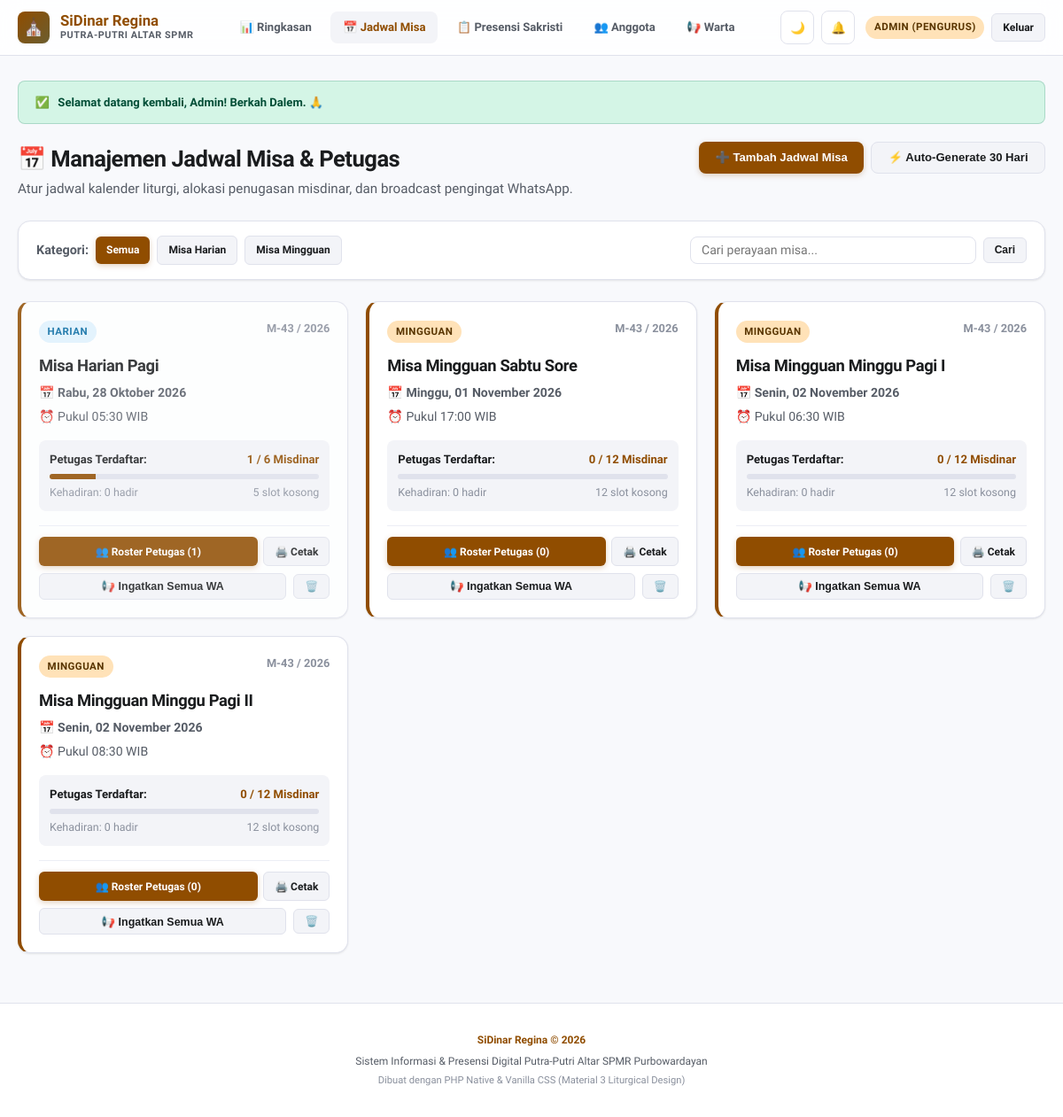
Screenshot of /pengurus/jadwal.php (signed in) with the database file from the repository.
### tables this page shows
CREATE TABLE IF NOT EXISTS `profiles` (
  `id` INT AUTO_INCREMENT PRIMARY KEY,
  `email` VARCHAR(191) NOT NULL UNIQUE,
  `password` VARCHAR(255) NOT NULL,
  `nama_lengkap` VARCHAR(255) NOT NULL,
  `nama_panggilan` VARCHAR(100) NOT NULL,
  `no_telepon` VARCHAR(50) NOT NULL,
  `asal_wilayah_teks` VARCHAR(255) NOT NULL,
  `jenjang` ENUM('SD', 'SMP', 'SMA/K', 'Mahasiswa', 'Umum') NOT NULL DEFAULT 'SMA/K',
  `role` ENUM('anggota', 'pengurus') NOT NULL DEFAULT 'anggota',
  `status` ENUM('pending', 'aktif', 'nonaktif') NOT NULL DEFAULT 'pending',
  `created_at` DATETIME DEFAULT CURRENT_TIMESTAMP,
  `updated_at` DATETIME DEFAULT CURRENT_TIMESTAMP ON UPDATE CURRENT_TIMESTAMP
);

CREATE TABLE IF NOT EXISTS `mass_schedules` (
  `id` INT AUTO_INCREMENT PRIMARY KEY,
  `judul_misa` VARCHAR(255) NOT NULL,
  `kategori` ENUM('harian', 'mingguan') NOT NULL DEFAULT 'mingguan',
  `tanggal_misa` DATE NOT NULL,
  `jam_mulai` TIME NOT NULL,
  `kuota_maksimal` INT NOT NULL DEFAULT 12,
  `minggu_ke` INT NOT NULL DEFAULT 1,
  `tahun` INT NOT NULL DEFAULT 2026,
  `tahun_liturgi` VARCHAR(100) DEFAULT 'Tahun B / Liturgi Biasa',
  `warna_liturgi` ENUM('Hijau', 'Putih', 'Merah', 'Ungu', 'Merah Muda') NOT NULL DEFAULT 'Hijau',
  `nama_selebran` VARCHAR(255) DEFAULT '',
  `qr_token` VARCHAR(100) NULL,
  `created_at` DATETIME DEFAULT CURRENT_TIMESTAMP
);

### includes/auth.php (called while the page is built, shortened)
<?php
function is_logged_in(): bool {
    return isset($_SESSION['user']) && !empty($_SESSION['user']['id']);
}
function current_user(): ?array {
    return $_SESSION['user'] ?? null;
}
function is_pengurus(): bool {
    return is_logged_in() && ($_SESSION['user']['role'] ?? '') === 'pengurus';
}
function get_flash(): ?array {
    if (isset($_SESSION['flash'])) {
        $flash = $_SESSION['flash'];
        return $flash;
    }
    return null;
}
function base_url(string $path = ''): string {
    $script = $_SERVER['SCRIPT_NAME'] ?? '';
    $script_dir = str_replace('\\', '/', dirname($script));
    $root = preg_replace('/(\/(pengurus|anggota|api))$/i', '', $script_dir);
    $trimmed = ltrim($path, '/');
    return $trimmed ? ($root . '/' . $trimmed) : $root;
}

### includes/functions.php (called while the page is built, shortened)
<?php
function format_indo_date(string $date): string {
    $timestamp = strtotime($date);
    $hari = [
        'Sunday' => 'Minggu',
        'Monday' => 'Senin',
        'Tuesday' => 'Selasa',
        'Wednesday' => 'Rabu',
        'Thursday' => 'Kamis',
        'Friday' => 'Jumat',
        'Saturday' => 'Sabtu'
    ];
    $bulan = [
        1 => 'Januari', 'Februari', 'Maret', 'April', 'Mei', 'Juni',
        'Juli', 'Agustus', 'September', 'Oktober', 'November', 'Desember'
    ];
    $dayName = $hari[date('l', $timestamp)] ?? '';
    $day = date('d', $timestamp);
    $month = $bulan[(int)date('m', $timestamp)] ?? '';
    $year = date('Y', $timestamp);
    return "$dayName, $day $month $year";
}
function format_indo_time(string $time): string {
    return substr($time, 0, 5) . ' WIB';
}

### pengurus/jadwal.php (the view, shortened to what this page needs)
<?php
require_once __DIR__ . '/../includes/auth.php';
require_once __DIR__ . '/../includes/functions.php';
$pdo = get_db();
$kategori_filter = $_GET['kategori'] ?? 'semua';
$search_query = trim($_GET['q'] ?? '');
$sql = "
    SELECT s.*,
           COUNT(b.id) as terisi,
           SUM(CASE WHEN b.status_kehadiran IN ('hadir', 'terlambat') THEN 1 ELSE 0 END) as hadir_count
    FROM mass_schedules s
    LEFT JOIN bookings b ON s.id = b.schedule_id
    WHERE 1=1
";
$params = [];
$sql .= " GROUP BY s.id ORDER BY s.tanggal_misa ASC, s.jam_mulai ASC";
$stmt = $pdo->prepare($sql);
$stmt->execute($params);
$schedules = $stmt->fetchAll();
$members_stmt = $pdo->query("SELECT id, nama_lengkap, nama_panggilan, jenjang FROM profiles WHERE status = 'aktif' ORDER BY nama_panggilan ASC");
$active_members = $members_stmt->fetchAll();
require_once __DIR__ . '/../includes/header.php';
?>
<div style="display: flex; justify-content: space-between; align-items: flex-start; flex-wrap: wrap; gap: 1rem; margin-bottom: 1.5rem;">
  <div>
    <h1 style="font-size: 1.6rem; font-weight: 700; color: var(--text-main); margin-bottom: 0.25rem;">
      📅 Manajemen Jadwal Misa & Petugas
    </h1>
    <p style="color: var(--text-muted); font-size: 0.95rem;">
      Atur jadwal kalender liturgi, alokasi penugasan misdinar, dan broadcast pengingat WhatsApp.
    </p>
  </div>
  <div style="display: flex; gap: 0.5rem; flex-wrap: wrap;">
    <button type="button" class="btn btn-primary" onclick="openModal('modal-tambah-jadwal')">
      ➕ Tambah Jadwal Misa
    </button>
    <button type="button" class="btn btn-secondary" id="btn-generate-schedules" onclick="triggerAutoGenerate()">
      ⚡ Auto-Generate 30 Hari
    </button>
  </div>
</div>
<div class="card" style="margin-bottom: 1.5rem; padding: 1rem 1.25rem;">
  <form method="GET" action="jadwal.php" style="display: flex; gap: 1rem; flex-wrap: wrap; align-items: center; justify-content: space-between;">
    <div style="display: flex; gap: 0.5rem; align-items: center; flex-wrap: wrap;">
      <span style="font-weight: 600; font-size: 0.9rem; color: var(--text-muted);">Kategori:</span>
      <a href="jadwal.php?kategori=semua" class="btn btn-sm <?= $kategori_filter === 'semua' ? 'btn-primary' : 'btn-secondary' ?>">Semua</a>
      <a href="jadwal.php?kategori=harian" class="btn btn-sm <?= $kategori_filter === 'harian' ? 'btn-primary' : 'btn-secondary' ?>">Misa Harian</a>
      <a href="jadwal.php?kategori=mingguan" class="btn btn-sm <?= $kategori_filter === 'mingguan' ? 'btn-primary' : 'btn-secondary' ?>">Misa Mingguan</a>
    </div>
    <div style="display: flex; gap: 0.5rem; align-items: center; flex: 1; max-width: 380px;">
      <input type="text" name="q" class="form-input" placeholder="Cari perayaan misa..." value="<?= htmlspecialchars($search_query) ?>" style="padding: 0.4rem 0.75rem; font-size: 0.88rem;">
      <button type="submit" class="btn btn-secondary btn-sm">Cari</button>
    </div>
  </form>
</div>
<?php if (empty($schedules)): ?>
  <div class="card" style="text-align: center; padding: 3rem 1.5rem;">
    <div style="font-size: 3rem; margin-bottom: 0.75rem;">⛪</div>
    <h3 style="font-size: 1.2rem; font-weight: 700; margin-bottom: 0.5rem;">Tidak Ada Jadwal Misa</h3>
    <p style="color: var(--text-muted); max-width: 450px; margin: 0 auto 1.5rem auto;">
      Belum ada jadwal misa yang sesuai dengan filter. Anda dapat menambahkan jadwal baru atau mengklik tombol <strong>Auto-Generate 30 Hari</strong> untuk membuat otomatis.
    </p>
    <button type="button" class="btn btn-primary" onclick="triggerAutoGenerate()">
      ⚡ Generate Jadwal 30 Hari Sekarang
    </button>
  </div>
<?php else: ?>
  <div class="grid" style="grid-template-columns: repeat(auto-fill, minmax(340px, 1fr)); gap: 1.25rem;">
    <?php foreach ($schedules as $item): ?>
      <?php
        $persen = $item['kuota_maksimal'] > 0 ? min(100, round(($item['terisi'] / $item['kuota_maksimal']) * 100)) : 0;
        $isPast = strtotime($item['tanggal_misa'] . ' ' . $item['jam_mulai']) < time();
      ?>
      <div class="card" style="display: flex; flex-direction: column; justify-content: space-between; border-left: 4px solid var(--primary); opacity: <?= $isPast ? '0.85' : '1' ?>;">
        <div>
          <div style="display: flex; justify-content: space-between; align-items: flex-start; gap: 0.5rem; margin-bottom: 0.75rem;">
            <div>
              <span class="badge <?= $item['kategori'] === 'harian' ? 'badge-blue' : 'badge-amber' ?>" style="font-size: 0.72rem; text-transform: uppercase;">
                <?= $item['kategori'] === 'harian' ? 'Harian' : 'Mingguan' ?>
              </span>
            </div>
            <span style="font-size: 0.8rem; font-weight: 600; color: var(--text-dim);">
              M-<?= $item['minggu_ke'] ?> / <?= $item['tahun'] ?>
            </span>
          </div>
          <h3 style="font-size: 1.15rem; font-weight: 700; margin-bottom: 0.4rem; color: var(--text-main);">
            <?= htmlspecialchars($item['judul_misa']) ?>
          </h3>
          <div style="display: flex; flex-direction: column; gap: 0.35rem; font-size: 0.88rem; color: var(--text-muted); margin-bottom: 1rem;">
            <div>📅 <strong><?= format_indo_date($item['tanggal_misa']) ?></strong></div>
            <div>⏰ Pukul <?= format_indo_time($item['jam_mulai']) ?></div>
          </div>
          <div style="background: var(--surface-low); padding: 0.75rem; border-radius: var(--radius-sm); margin-bottom: 1rem;">
            <div style="display: flex; justify-content: space-between; font-size: 0.82rem; margin-bottom: 0.4rem;">
              <span style="font-weight: 600;">Petugas Terdaftar:</span>
              <span style="font-weight: 700; color: <?= $persen >= 100 ? 'var(--emerald)' : 'var(--primary)' ?>;">
                <?= $item['terisi'] ?> / <?= $item['kuota_maksimal'] ?> Misdinar
              </span>
            </div>
            <div style="width: 100%; height: 6px; background: var(--border); border-radius: 3px; overflow: hidden;">
              <div style="width: <?= $persen ?>%; height: 100%; background: <?= $persen >= 100 ? 'var(--emerald)' : 'var(--primary)' ?>; transition: width 0.3s ease;"></div>
            </div>
            <div style="display: flex; justify-content: space-between; font-size: 0.78rem; color: var(--text-dim); margin-top: 0.35rem;">
              <span>Kehadiran: <?= (int)$item['hadir_count'] ?> hadir</span>
              <span><?= $item['kuota_maksimal'] - $item['terisi'] > 0 ? ($item['kuota_maksimal'] - $item['terisi']) . ' slot kosong' : 'Kuota Penuh' ?></span>
            </div>
          </div>
        </div>
        <div style="border-top: 1px solid var(--border-light); padding-top: 0.75rem; display: flex; flex-direction: column; gap: 0.5rem;">
          <div style="display: flex; gap: 0.4rem;">
            <a href="jadwal.php?view_roster=<?= $item['id'] ?>" class="btn btn-primary btn-sm" style="flex: 1; text-align: center;">
              👥 Roster Petugas (<?= $item['terisi'] ?>)
            </a>
            <a href="cetak_jadwal.php?id=<?= $item['id'] ?>" target="_blank" class="btn btn-secondary btn-sm" title="Cetak Lembar Penugasan Altar">
              🖨️ Cetak
            </a>
          </div>
          <div style="display: flex; justify-content: space-between; align-items: center; gap: 0.5rem;">
            <button type="button" class="btn btn-secondary btn-sm" style="font-size: 0.78rem; flex: 1;" onclick="remindAllMembers(<?= $item['id'] ?>)">
              📢 Ingatkan Semua WA
            </button>
            <form method="POST" action="jadwal.php" onsubmit="return confirm('Apakah Anda yakin ingin menghapus jadwal ini beserta penugasan yang ada?');" style="margin: 0;">
              <button type="submit" class="btn btn-secondary btn-sm" style="color: var(--error);" title="Hapus Jadwal">
                🗑️
              </button>
            </form>
          </div>
        </div>
      </div>
    <?php endforeach; ?>
  </div>
<?php endif; ?>
<?php require_once __DIR__ . '/../includes/footer.php'; ?>

### includes/header.php (shortened to what this page needs)
<?php
require_once __DIR__ . '/auth.php';
require_once __DIR__ . '/functions.php';
$current_user = current_user();
$flash = get_flash();
$base = base_url();
?>
<!DOCTYPE html>
<html lang="id" data-theme="light">
<head>
  <link rel="stylesheet" href="<?= $base ?>/assets/css/style.css">
</head>
<body>
<header class="navbar">
  <div class="nav-container">
    <a href="<?= $base ?>/index.php" class="brand-link">
      <div class="brand-logo">⛪</div>
      <div>
        <div class="brand-name">SiDinar Regina</div>
        <div class="brand-sub">Putra-Putri Altar SPMR</div>
      </div>
    </a>
    <?php if (is_logged_in()): ?>
    <nav class="nav-menu">
      <?php if (is_pengurus()): ?>
        <a href="<?= $base ?>/pengurus/index.php" class="nav-link <?= strpos($_SERVER['PHP_SELF'], 'pengurus/index.php') !== false ? 'active' : '' ?>">📊 Ringkasan</a>
        <a href="<?= $base ?>/pengurus/jadwal.php" class="nav-link <?= strpos($_SERVER['PHP_SELF'], 'pengurus/jadwal.php') !== false ? 'active' : '' ?>">📅 Jadwal Misa</a>
        <a href="<?= $base ?>/pengurus/presensi.php" class="nav-link <?= strpos($_SERVER['PHP_SELF'], 'pengurus/presensi.php') !== false ? 'active' : '' ?>">📋 Presensi Sakristi</a>
        <a href="<?= $base ?>/pengurus/anggota.php" class="nav-link <?= strpos($_SERVER['PHP_SELF'], 'pengurus/anggota.php') !== false ? 'active' : '' ?>">👥 Anggota</a>
        <a href="<?= $base ?>/pengurus/warta.php" class="nav-link <?= strpos($_SERVER['PHP_SELF'], 'pengurus/warta.php') !== false ? 'active' : '' ?>">📢 Warta</a>
      <?php endif; ?>
    </nav>
    <div class="nav-actions">
      <button type="button" id="btn-theme-toggle" class="btn-icon" onclick="toggleTheme()" title="Ubah Tema">🌙</button>
      <div style="position:relative;">
        <button type="button" class="btn-icon" onclick="openModal('modal-notifications')" title="Notifikasi Pengingat Tugas">
          🔔
        </button>
      </div>
      <div style="display:flex; align-items:center; gap:0.5rem; margin-left:0.25rem;">
        <span class="badge <?= is_pengurus() ? 'badge-amber' : 'badge-emerald' ?>">
          <?= htmlspecialchars($current_user['nama_panggilan'] ?? 'Akun') ?> (<?= ucfirst($current_user['role'] ?? '') ?>)
        </span>
        <a href="<?= $base ?>/logout.php" class="btn btn-secondary btn-sm" onclick="return confirm('Keluar dari sistem SiDinar?')" title="Keluar">
          Keluar
        </a>
      </div>
    </div>
    <?php endif; ?>
  </div>
</header>
<main class="main-wrapper">
  <?php if ($flash): ?>
    <div class="alert alert-<?= htmlspecialchars($flash['type']) ?>">
      <span><?= $flash['type'] === 'success' ? '✅' : ($flash['type'] === 'error' ? '⚠️' : 'ℹ️') ?></span>
      <div><?= htmlspecialchars($flash['message']) ?></div>
    </div>
  <?php endif; ?>

### rows the page displays
profiles: nama_panggilan "ADMIN"
mass_schedules: kategori "HARIAN", minggu_ke "43", tahun "2026", judul_misa "Misa Harian Pagi", tanggal_misa "Rabu, 28 Oktober 2026", jam_mulai "05:30 WIB", terisi "1", kuota_maksimal "6", hadir_count "0", terisi "5"
mass_schedules: kategori "MINGGUAN", minggu_ke "43", tahun "2026", judul_misa "Misa Mingguan Sabtu Sore", tanggal_misa "Minggu, 01 November 2026", jam_mulai "17:00 WIB", terisi "0", kuota_maksimal "12", hadir_count "0", $item['kuota_maksimal']-$item['terisi'] "12"
mass_schedules: kategori "MINGGUAN", minggu_ke "43", tahun "2026", judul_misa "Misa Mingguan Minggu Pagi I", tanggal_misa "Senin, 02 November 2026", jam_mulai "06:30 WIB", terisi "0", kuota_maksimal "12", hadir_count "0", $item['kuota_maksimal']-$item['terisi'] "12"
mass_schedules: kategori "MINGGUAN", minggu_ke "43", tahun "2026", judul_misa "Misa Mingguan Minggu Pagi II", tanggal_misa "Senin, 02 November 2026", jam_mulai "08:30 WIB", terisi "0", kuota_maksimal "12", hadir_count "0", $item['kuota_maksimal']-$item['terisi'] "12"

### other values shown
$current_user['role'] "PENGURUS"
$flash['message'] "Selamat datang kembali, Admin! Berkah Dalem. 🙏"
